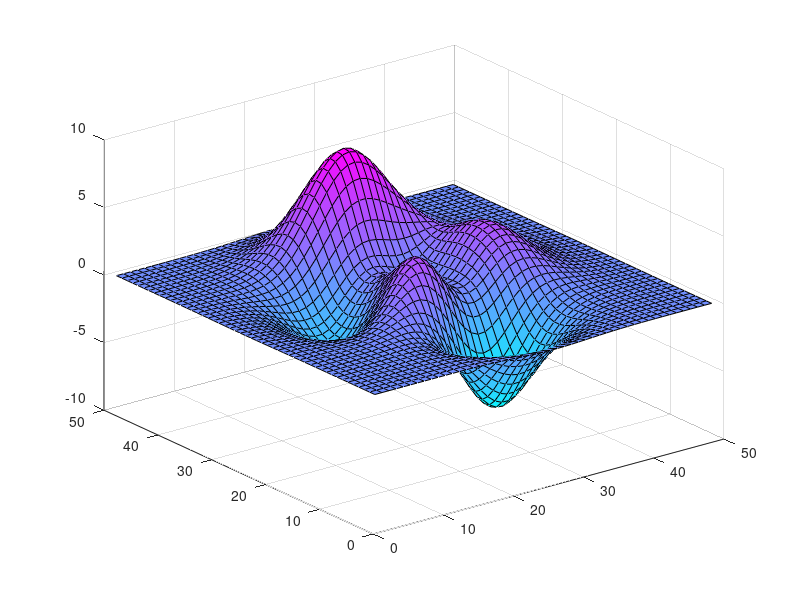

Write the MATLAB code that produced this figure. (Note: this script raises an error after producing the figure.)
%=============================================================================
% Copyright (c) 2016-present Allan CORNET (Nelson)
%=============================================================================
% This file is part of Nelson.
%=============================================================================
% LICENCE_BLOCK_BEGIN
% SPDX-License-Identifier: LGPL-3.0-or-later
% LICENCE_BLOCK_END
%=============================================================================
% <--ADV-CLI MODE-->
%=============================================================================
f = figure();
surf(peaks);
colormap('cool');
r = f.Colormap;
assert_isapprox(r(1:2, :), [0, 1.0000, 1.0000; 0.0039, 0.9961, 1.0000], 1e-3); 
%=============================================================================
